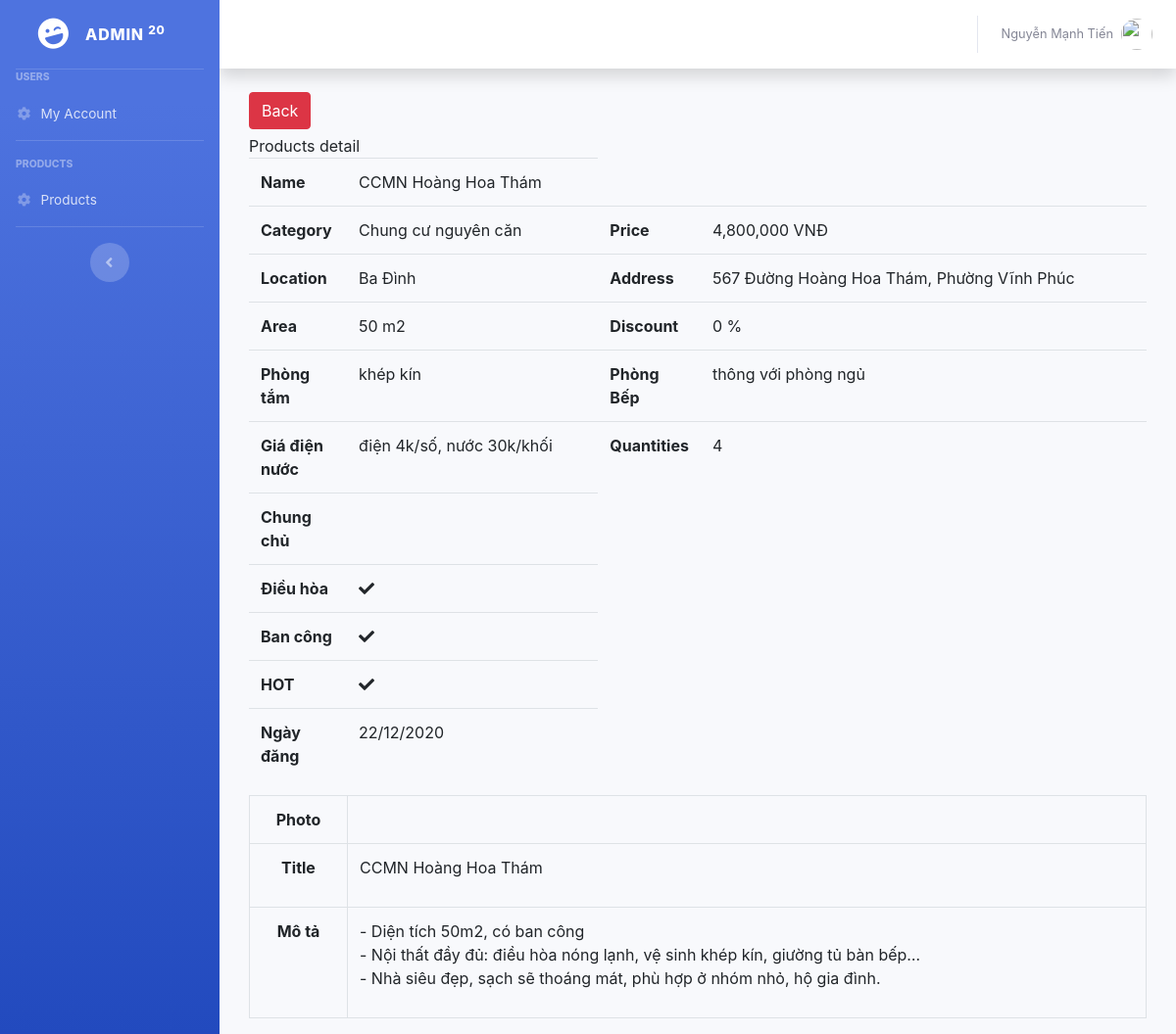
/Backend/Owner/index.php?controller=products&action=detail&id=35 (signed in), run on an earlier commit of the app's database.
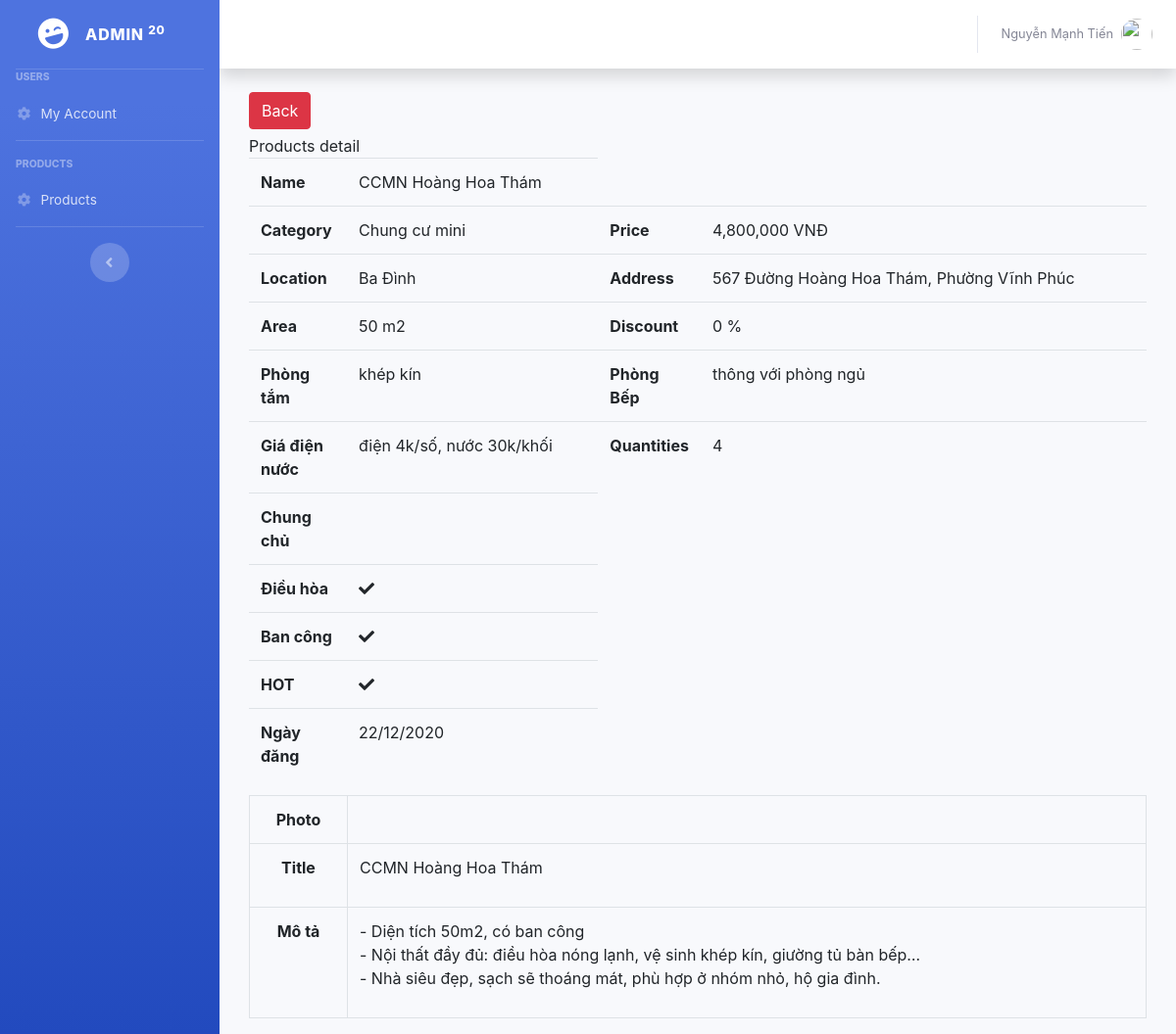
And on a later commit of the database.
### tables this page shows
CREATE TABLE `products` (
  `id` int(11) NOT NULL,
  `name` varchar(500) NOT NULL,
  `photo` varchar(255) NOT NULL,
  `owner_id` int(11) NOT NULL,
  `category_id` int(11) NOT NULL,
  `location_id` int(11) NOT NULL,
  `address` varchar(500) NOT NULL,
  `title` varchar(500) NOT NULL,
  `description` varchar(4000) NOT NULL,
  `area` double NOT NULL,
  `discount` double NOT NULL,
  `chung_chu` int(11) NOT NULL,
  `phong_tam` varchar(500) NOT NULL,
  `phong_bep` varchar(500) NOT NULL,
  `dieu_hoa` int(11) NOT NULL,
  `ban_cong` int(11) NOT NULL,
  `hot` int(11) NOT NULL,
  `gia_dien_nuoc` varchar(255) NOT NULL,
  `price` double NOT NULL,
  `quantities` int(11) NOT NULL,
  `date` date NOT NULL
);

CREATE TABLE `categories` (
  `id` int(11) NOT NULL,
  `name` varchar(255) NOT NULL
);

CREATE TABLE `location` (
  `id` int(11) NOT NULL,
  `name` varchar(500) NOT NULL
);

### Backend/Owner/Controllers/ProductsController.php (called while the page is built, shortened)
<?php
	include "Models/ProductsModel.php";
	class ProductsController extends ProductsModel{
        public function detail(){
            $id= isset($_GET["id"]) ? $_GET["id"] :0;
            $data= $this->modelListProductsDetail($id);
           include "Views/ProductsDetailView.php";
        }
	}
 ?>

### Backend/Owner/Models/ProductsModel.php (called while the page is built, shortened)
<?php
	class ProductsModel{
		public function modelGetCategoryName($id){
			$conn = Connection::getInstance();
			$query = $conn->query("select * from categories where id = $id");
			$record = $query->fetch();
			return $record->name;
		}
		public function modelGetLocationName($id){
			$conn = Connection::getInstance();
			$query = $conn->query("select * from location where id = $id");
			$record = $query->fetch();
			return $record->name;
		}
        public function modelListProductsDetail($id){
			$conn = Connection::getInstance();
			$query = $conn->query("select * from products where id = $id");
			return $query->fetchAll();
        }
	}
 ?>

### Backend/Owner/Views/ProductsDetailView.php (the view, shortened to what this page needs)
<div class="col-md-12">
    <div style="margin-bottom:5px;">
       <input onclick="history.go(-1);" type="button" value="Back" class="btn btn-danger">
    </div>
    <div class="panel panel-primary">
        <div class="panel-heading">Products detail</div>
        <div class="panel-body">
           <?php foreach($data as $rows): ?>
            <table class="table">
                <tr>
                    <th style="width:100px;">Name</th>
                    <td><?php echo $rows->name; ?></td>
                </tr>
                <tr>
                    <th style="width:100px;">Category</th>
                    <td><?php echo $this->modelGetCategoryName($rows->category_id); ?></td>
                    <th style="width:100px;">Price</th>
                    <td><?php echo number_format($rows->price);?> VNĐ</td>
                </tr>
                <tr>
                    <th style="width:100px;">Location</th>
                    <td><?php echo $this->modelGetLocationName($rows->location_id); ?></td>
                    <th style="width:100px;">Address</th>
                    <td><?php echo $rows->address; ?></td>
                </tr>
                <tr>
                    <th style="width:100px;">Area</th>
                    <td><?php echo number_format($rows->area);?> m2</td>
                    <th style="width:100px;">Discount</th>
                    <td><?php echo number_format($rows->discount); ?> %</td>
                </tr>
                <tr>
                    <th style="width:100px;">Phòng tắm</th>
                    <td><?php echo $rows->phong_tam;?></td>
                    <th style="width:100px;">Phòng Bếp</th>
                    <td><?php echo $rows->phong_bep;?></td>
                </tr>
                <tr>
                    <th style="width:100px;">Giá điện nước</th>
                    <td><?php echo $rows->gia_dien_nuoc;?></td>
                    <th style="width:100px;">Quantities</th>
                    <td>4</td>
                </tr>
                <tr>
                    <th style="width:100px;">Chung chủ</th>
                    <td>
                    </td>
                </tr>
                <tr>
                    <th style="width:100px;">Điều hòa</th>
                    <td>
                        <?php if($rows->dieu_hoa == 1): ?>
                        <span class="fa fa-check"></span>
                        <?php endif; ?>
                    </td>
                </tr>
                <tr>
                    <th style="width:100px;">Ban công</th>
                    <td>
                        <?php if($rows->ban_cong == 1): ?>
                        <span class="fa fa-check"></span>
                        <?php endif; ?>
                    </td>
                </tr>
                <tr>
                    <th style="width:100px;">HOT</th>
                    <td>
                        <?php if($rows->hot == 1): ?>
                        <span class="fa fa-check"></span>
                        <?php endif; ?>
                    </td>
                </tr>
                <tr>
                    <th style="width:100px;">Ngày đăng</th>
                    <td>
                        <?php
                            $date= Date_create($rows->date);
                            echo Date_format($date, "d/m/Y");
                        ?>
                    </td>
                </tr>
            </table>
             <table class="table table-bordered table-hover">
                <tr>
                    <th style="width: 100px; text-align: center;">Photo</th>
                     <td><?php if($rows->photo != "" && file_exists('../../Assets/Upload/Products/'.$rows->photo)): ?>
                    <?php endif; ?></td>
                </tr>
                <tr>
                    <th style="text-align: center;">Title</th>
                    <td><?php echo $rows->title; ?></td>
                </tr>
                <tr>
                    <th style="text-align: center;">Mô tả</th>
                    <td><?php echo $rows->description; ?></td>
                </tr>
            </table>
            <?php endforeach; ?>
        </div>
    </div>
</div>

What changed in the data, as far as the page shows it:
changed products "CCMN Hoàng Hoa Thám": category.name "Chung cư nguyên căn" → "Chung cư mini"
